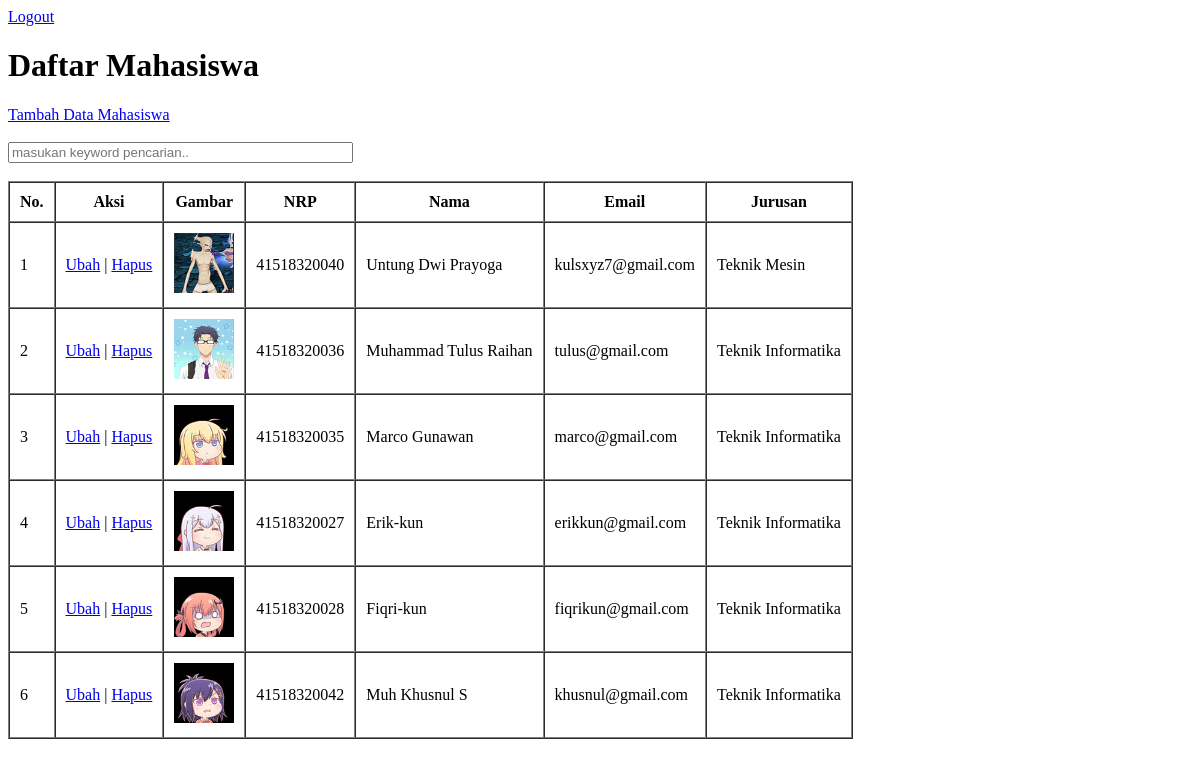
The app's page /index.php (signed in) with its own data.
### tables this page shows
CREATE TABLE `mahasiswa` (
  `id` int(11) NOT NULL,
  `nrp` char(11) DEFAULT NULL,
  `nama` varchar(100) DEFAULT NULL,
  `email` varchar(100) DEFAULT NULL,
  `jurusan` varchar(100) DEFAULT NULL,
  `gambar` varchar(100) DEFAULT NULL
);

### functions.php (called while the page is built, shortened)
<?php
$conn = mysqli_connect("sql207.epizy.com", "epiz_26950503", "iuLJJIGPweP6tsF", "epiz_26950503_phpdasar" );
function query($query) {
    global $conn;
    $result = mysqli_query($conn, $query);
    $rows = [];
    while ( $row = mysqli_fetch_assoc($result) ) {
        $rows[] = $row;
    }
    return $rows;
}
?>

### index.php (the view, shortened to what this page needs)
<?php
require 'functions.php';
$mahasiswa = query("SELECT * FROM mahasiswa");
?>
<!DOCTYPE html>
<html lang="en">
<head>
</head>
<body>
<a href="logout.php" class="logout">Logout</a>
    <h1>Daftar Mahasiswa</h1>
    <a href="tambah.php" class="tambah">Tambah Data Mahasiswa</a>
    <br><br>
    <form action="" method="POST" class="form-cari">
        <input type="text" name="keyword" size="40" autofocus placeholder="masukan keyword pencarian.." autocomplete="off" id="keyword">
    </form>
    <br>
    <div id="container">
    <table border="1" cellpadding="10" cellspacing="0">
        <tr>
            <th>No.</th>
            <th class="aksi">Aksi</th>
            <th>Gambar</th>
            <th>NRP</th>
            <th>Nama</th>
            <th>Email</th>
            <th>Jurusan</th>
        </tr>
        <?php $i = 1; ?>
        <?php foreach( $mahasiswa as $row )  : ?>
        <tr>
            <td><?= $i; ?></td>
            <td class="aksi">
                <a href="ubah.php?id=<?= $row["id"]; ?>">Ubah</a> |
                <a href="hapus.php?id=<?= $row["id"]; ?>" onclick="return confirm('yakin data ingin dihapus?');">Hapus</a>
            </td>
            <td><img src="img/<?= $row["gambar"]; ?>" width="60" alt="" ></td>
            <td><?= $row["nrp"]; ?></td>
            <td><?= $row["nama"]; ?></td>
            <td><?= $row["email"]; ?></td>
            <td><?= $row["jurusan"]; ?></td>
        </tr>
        <?php $i++; ?>
        <?php endforeach; ?>
    </table>
    </div>
</body>
</html>

### records on screen
mahasiswa: gambar (picture), nrp "41518320040", nama "Untung Dwi Prayoga", email "kulsxyz7@gmail.com", jurusan "Teknik Mesin"
mahasiswa: gambar (picture), nrp "41518320036", nama "Muhammad Tulus Raihan", email "tulus@gmail.com", jurusan "Teknik Informatika"
mahasiswa: gambar (picture), nrp "41518320035", nama "Marco Gunawan", email "marco@gmail.com", jurusan "Teknik Informatika"
mahasiswa: gambar (picture), nrp "41518320027", nama "Erik-kun", email "erikkun@gmail.com", jurusan "Teknik Informatika"
mahasiswa: gambar (picture), nrp "41518320028", nama "Fiqri-kun", email "fiqrikun@gmail.com", jurusan "Teknik Informatika"
mahasiswa: gambar (picture), nrp "41518320042", nama "Muh Khusnul S", email "khusnul@gmail.com", jurusan "Teknik Informatika"
